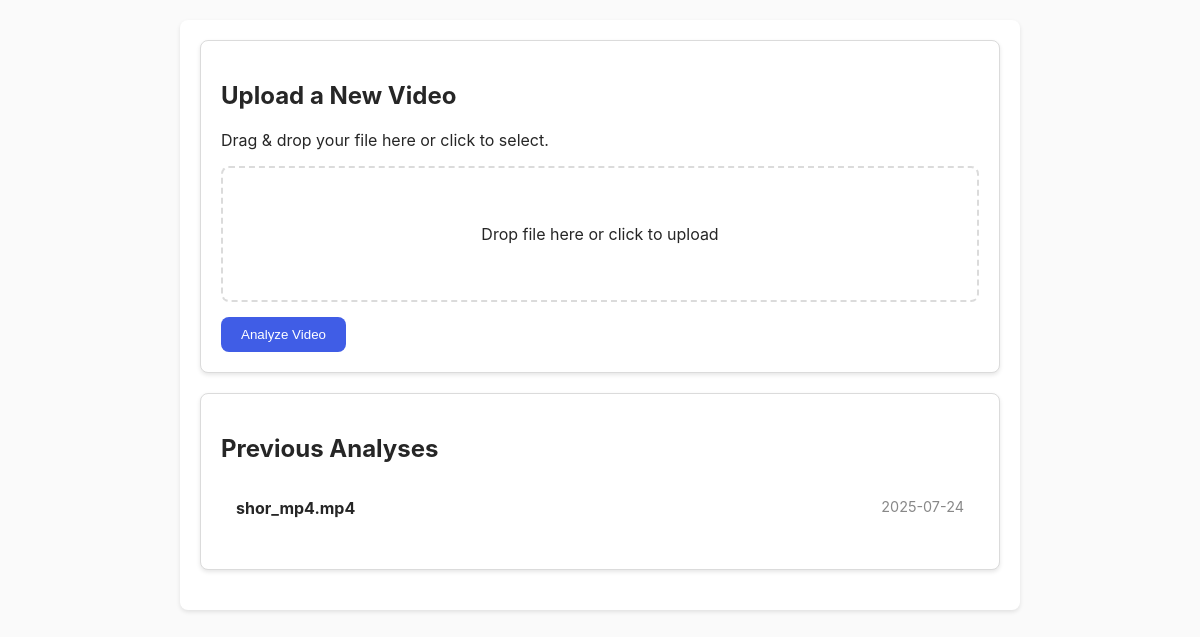
Before: / with the older database file.
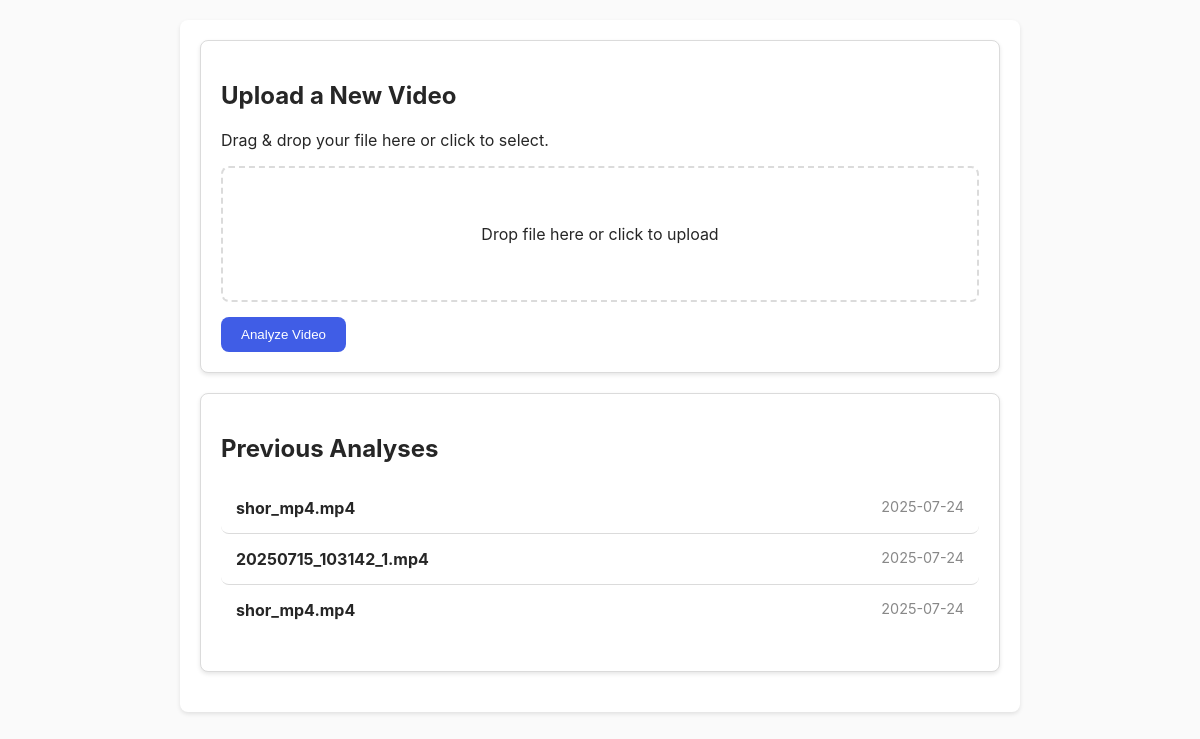
After: the same page with the newer database file.
### tables this page shows
CREATE TABLE videos (
        id INTEGER PRIMARY KEY AUTOINCREMENT,
        filename TEXT NOT NULL,
        original_filename TEXT NOT NULL,
        file_size INTEGER NOT NULL,
        mime_type TEXT NOT NULL,
        upload_url TEXT,
        created_at TIMESTAMP DEFAULT CURRENT_TIMESTAMP
    );

### app/main.py (the view)
@app.get("/", response_class=HTMLResponse)
async def read_root(request: Request):
    conn = get_db_connection()
    videos_cursor = conn.execute("SELECT id, original_filename, created_at FROM videos ORDER BY created_at DESC")
    videos = videos_cursor.fetchall()
    conn.close()
    return templates.TemplateResponse("index.html", {"request": request, "videos": videos})

### app/templates/index.html (shortened to what this page needs)
{% extends "base.html" %}
{% block content %}
<div class="container">
    <div class="upload-section card" x-data="fileUpload()">
        <h2>Upload a New Video</h2>
        <p>Drag & drop your file here or click to select.</p>
        <div
            class="drop-area"
            :class="{ 'drag-over': isDragging }"
            @dragover.prevent="isDragging = true"
            @dragleave.prevent="isDragging = false"
            @drop.prevent="handleDrop"
            @click="$refs.fileInput.click()"
        >
            <p x-show="!fileName">Drop file here or click to upload</p>
        </div>
        <button @click="submitForm" :disabled="!file" class="button">Analyze Video</button>
    </div>
    <div class="previous-videos-section card">
        <h2>Previous Analyses</h2>
        {% if videos %}
            <ul class="video-list">
                {% for video in videos %}
                <li class="video-list-item">
                    <a href="/video/{{ video.id }}">
                        <span class="filename">{{ video.original_filename }}</span>
                        <span class="date">{{ video.created_at.split(' ')[0] }}</span>
                    </a>
                </li>
                {% endfor %}
            </ul>
        {% else %}
            <p>You haven't uploaded any videos yet.</p>
        {% endif %}
    </div>
</div>
{% endblock %}

### app/templates/base.html (shortened to what this page needs)
<!DOCTYPE html>
<html lang="en">
<head>
    <link rel="stylesheet" href="/static/css/style.css">
</head>
<body>
    {% block content %}{% endblock %}
</body>
</html>

### app/static/css/style.css (style rules this page uses)
:root { --primary: #405DE6; --secondary: #5851DB; --background: #FAFAFA; --text: #262626; --border: #DBDBDB; --radius: 8px; --shadow: 0 2px 4px rgba(0,0,0,0.1); }
body { font-family: -apple-system, BlinkMacSystemFont, "Segoe UI", Roboto, Helvetica, Arial, sans-serif; background-color: var(--background); color: var(--text); margin: 0; padding: 20px; }
.container { max-width: 800px; margin: 0 auto; background-color: #fff; padding: 20px; border-radius: var(--radius); box-shadow: var(--shadow); }
.button { background-color: var(--primary); color: #fff; padding: 10px 20px; border-radius: var(--radius); text-decoration: none; display: inline-block; border: none; cursor: pointer; }

### app/templates/index.html (style rules this page uses)
.card { background-color: #fff; border: 1px solid var(--border); border-radius: var(--radius); padding: 20px; margin-bottom: 20px; box-shadow: var(--shadow); }
.drop-area { border: 2px dashed var(--border); border-radius: var(--radius); padding: 40px; text-align: center; cursor: pointer; transition: background-color 0.2s; margin-top: 15px; margin-bottom: 15px; }
.video-list { list-style: none; padding: 0; }
.video-list-item a { display: flex; justify-content: space-between; padding: 15px; border-radius: var(--radius); text-decoration: none; color: var(--text); transition: background-color 0.2s; border-bottom: 1px solid var(--border); }
.video-list-item:last-child a { border-bottom: none; }
.filename { font-weight: bold; }
.date { color: #888; font-size: 0.9em; }

Changed rows visible on the page:
added videos: original_filename "shor_mp4.mp4", created_at "2025-07-24"
added videos: original_filename "20250715_103142_1.mp4", created_at "2025-07-24"
